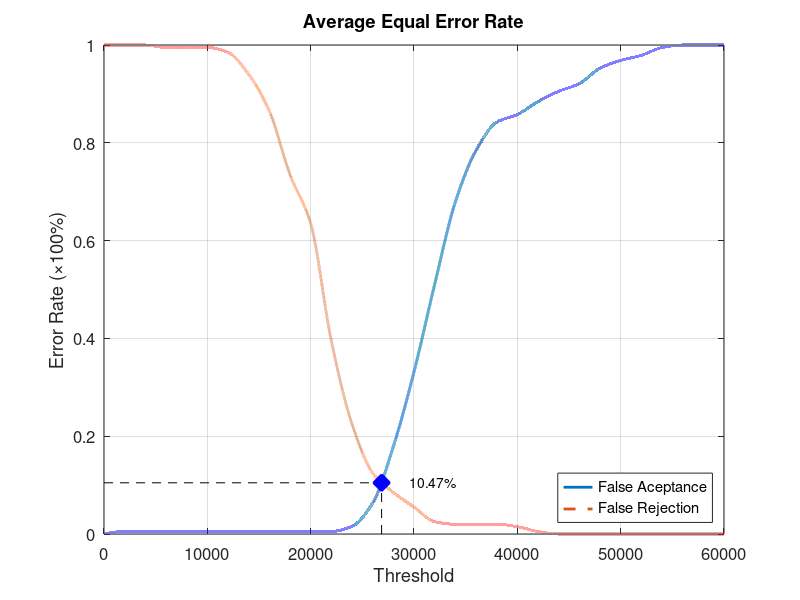
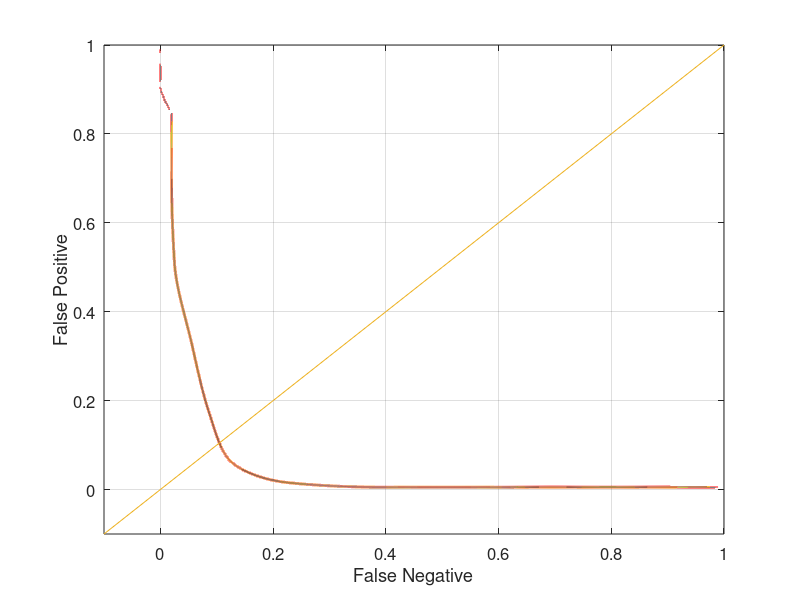

The MATLAB source for these figures, in order:
function yEER = Database3_4
close all;
clear;
clc;
x = 0:2000:60000;
xq = 0:0.5:60000;

y0 = [0 0.00526316 0.00526316 0.00526316 0.00526316 0.00526316 0.00526316 0.00526316 0.00526316 0.00526316 0.00526316 0.00526316 0.0157895 0.0631579 0.178947 0.331579 0.510526 0.678947 0.784211 0.842105 0.857895 0.884211 0.905263 0.921053 0.952632 0.968421 0.978947 0.994737 1 1 1];
yy0 = interp1(x, y0, xq, 'pchip');
y1 = [1 1 1 0.995 0.995 0.995 0.985 0.94 0.865 0.735 0.635 0.395 0.225 0.125 0.085 0.055 0.025 0.02 0.02 0.02 0.015 0.005 0 0 0 0 0 0 0 0 0];
yy1 = interp1(x, y1, xq, 'pchip');

% Calculating EER: 
y2 = abs(y0 - y1);
find(y2 == min(y2))
yy2 = abs(yy0 - yy1);
xEER = find(yy2 == min(yy2));
xEERIndex = xq(xEER) % X-axis EER
yEER = yy0(xEER) % Y-axis EER

main = figure
plot(xq, yy0,'-','LineWidth', 2);	hold on
plot(xq, yy1,'--','LineWidth', 2);	hold on
plot([xEERIndex xEERIndex], [0 yEER], 'k--');	hold on
plot([0 xEERIndex], [yEER yEER], 'k--');	hold on
plot(xEERIndex, yEER, 'bx', 'LineWidth', 10);	hold on
text(xEERIndex + 10 * xEERIndex / 100, yEER, [num2str(round((10000 * yEER)) / 100) '%'])
legend('False Aceptance', 'False Rejection', 'Location', 'SouthEast')
xlabel('Threshold')
ylabel('Error Rate (\times100%)')
title('Average Equal Error Rate')
set(gca, 'FontSize', 12)
axis([0 60000 0 1])
grid on

print(main, 'Database3_4Main', '-dpng');
FNRxFPR = figure('Color', [1 1 1]);
plot(yy1, yy0, '-', yy1, yy0, 'LineWidth', 2);
hold on
y = -0.1:0.1:1
plot(y, y); 
set(gca, 'FontSize', 12)
xlabel('False Negative')
ylabel('False Positive')
axis([-0.1 1 -0.1 1])
set(gca, 'FontSize', 12)
grid on

print(FNRxFPR, 'Database3_4FNRxFPR','-dpng');
end
